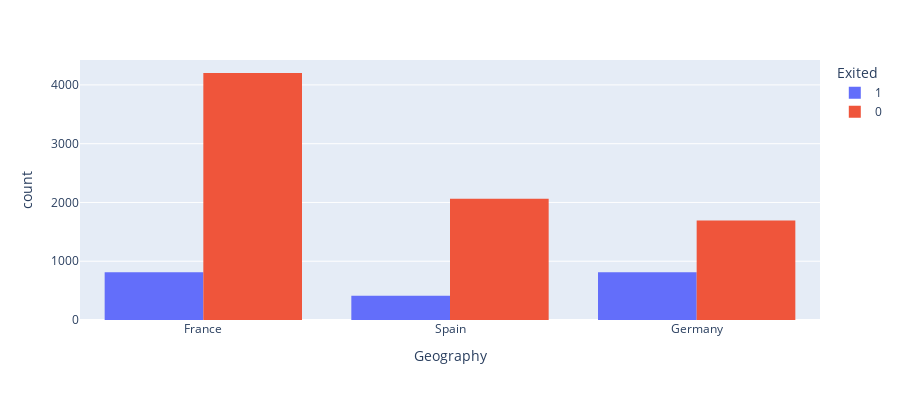

Notebook cell for this chart:
### Code cell
fig = px.histogram(churn_data, x="Geography", color='Exited', barmode='group',
             height=400)
fig.show()

### Figure 1 — Plotly figure (JSON) as saved in the notebook; plotly's stock layout.template omitted (floating-point values rounded to 4 significant figures; data arrays with more than 128 entries replaced by an {"elided": "..."} marker saying what was removed)
{"data": [{"alignmentgroup": "True", "bingroup": "x", "hovertemplate": "Exited=1<br>Geography=%{x}<br>count=%{y}<extra></extra>", "legendgroup": "1", "marker": {"color": "#636efa", "pattern": {"shape": ""}}, "name": "1", "offsetgroup": "1", "orientation": "v", "showlegend": true, "type": "histogram", "x": {"elided": "2038 str values"}, "xaxis": "x", "yaxis": "y"}, {"alignmentgroup": "True", "bingroup": "x", "hovertemplate": "Exited=0<br>Geography=%{x}<br>count=%{y}<extra></extra>", "legendgroup": "0", "marker": {"color": "#EF553B", "pattern": {"shape": ""}}, "name": "0", "offsetgroup": "0", "orientation": "v", "showlegend": true, "type": "histogram", "x": {"elided": "7962 str values"}, "xaxis": "x", "yaxis": "y"}], "layout": {"barmode": "group", "height": 400, "legend": {"title": {"text": "Exited"}, "tracegroupgap": 0}, "margin": {"t": 60}, "xaxis": {"anchor": "y", "domain": [0, 1], "title": {"text": "Geography"}}, "yaxis": {"anchor": "x", "domain": [0, 1], "title": {"text": "count"}}}}
